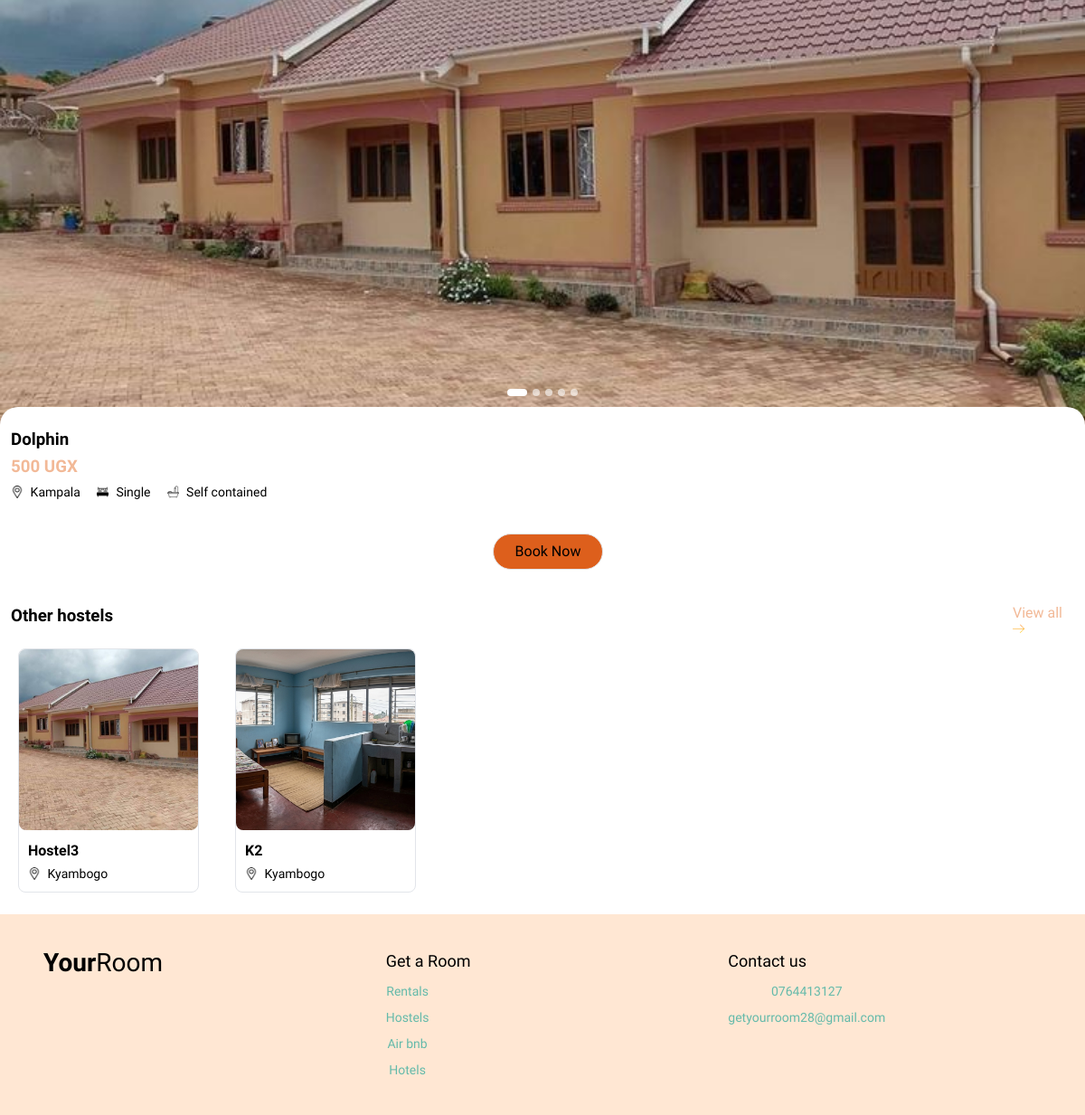
The page /unit/hostel/2/ on the database its author committed.
### your_room/models.py (models this page shows, shortened)
class UnitImageBase(models.Model):
    image = models.ImageField(upload_to="units/%Y/%m/")
    is_main = models.BooleanField(
        default=False,
        help_text="Check this box to set this image as the main display photo."
    )
    class Meta:
        abstract = True
        ordering = ["is_main"]

class HostelImage(UnitImageBase):
    unit = models.ForeignKey(Hostel, related_name="images", on_delete=models.CASCADE)

class BaseUnit(models.Model):
    name = models.CharField(max_length=150)
    location = models.CharField(max_length=150)
    description = models.TextField(
        blank=True,
        max_length=2000,
        help_text="Describe the unit: facilities, rules, nearby places, etc.",
    )
    class Meta:
        abstract = True
        ordering = ["name"]

class Hostel(BaseUnit):
    university = models.CharField(max_length=150)
    room_type = models.CharField(max_length=10, choices=RoomType.choices)
    self_contained = models.BooleanField(default=False)
    price = models.DecimalField(max_digits=10, decimal_places=2, null=True, blank=True)
    is_booked = models.BooleanField(default=False)
    lessor = models.ForeignKey(Lessor, related_name="hostels", on_delete=models.PROTECT, null=True, blank=True)

### your_room/views.py (the view)
# urls.py: path("unit/<str:unit_type>/<int:pk>/", unit_detail, name="unit-detail"),
def unit_detail(request,unit_type, pk):
    model = UNIT_MODELS.get(unit_type)
    unit = get_object_or_404(model.objects.prefetch_related("images"), pk=pk)
    units = model.objects.exclude(pk=pk).prefetch_related("images")[:5]
    return render(request, "your_room/detail.html", {"unit": unit, "unit_type": unit_type, "units":units})

### your_room/templates/your_room/detail.html (shortened to what this page needs)
<!DOCTYPE html>
{% load static %}
{% load humanize %}
<html lang="en">
<head>
<link rel="stylesheet" href="{% static 'your_room/styles.css' %}" />
</head>
<body>
<main>
  <div class ="unit_slider_section">
    <div class="slider-wrapper">
      <div class="slider" id="slider">
        {% for img in unit.images.all %}
        <div class="slide"><img src="{{ img.image.url }}" alt="{{ unit.name }}" /></div>
        {% endfor %}
      </div>
      <div class="dots" id="dots">
        {% for img in unit.images.all %}
        <div class="dot{% if forloop.first %} active{% endif %}"></div>
        {% endfor %}
      </div>
    </div>
    <div class = "unit unit_slider_section">
      <div><h3>{{ unit.name }}</h3></div>
      <div style="color:#f2b997;"><h3>{{ unit.price|floatformat:0|intcomma }} UGX</h3></div>
      {% if unit_type == 'hotel' or unit_type == 'airbnb'%}
      <div class = "unit_specification">
        <img src = "{% static 'your_room/images/location_icon.png' %}" />
        <p>{{ unit.location}}</p>
      </div>
      {% elif unit_type == 'hostel' or unit_type == 'rental' %}
      <div class ="unit_specification_section">
        <div class = "unit_specification">
          <img src = "{% static 'your_room/images/location_icon.png' %}" />
          <p>{{ unit.location}}</p>
        </div>
        <div class = "unit_specification">
          <img src = "{% static 'your_room/images/bed_icon.png' %}" />
          <p>{{ unit.get_room_type_display }}</p>
        </div>
        <div class = "unit_specification">
          <img src = "{% static 'your_room/images/bathroom_icon.png' %}" />
          {% if unit.self_contained %}
          <p>Self contained</p>
          {% else %}
          <p>Not self-contained</p>
          {% endif %}
        </div>
      </div>
      {% endif %}
      <div class="center-action unit_center_action">
          {% if unit_type == 'hostel' and unit.is_booked %}
          <button class="btn btn--sm" type="button" disabled>
            Cannot Book
          </button>
          {% else %}
          <button class="btn btn--sm" id="book-now" type="button" data-unit-type="{{ unit_type }}" data-unit-id="{{ unit.pk }}">
            Book Now
          </button>
          {% endif %}
      </div>
    </div>
  </div>
  <div class="other_place_title">
    <h3 class ="unit">Other {{ unit_type }}s</h3>
    <div class="unit_specification">
      {% if unit_type == 'rental'%}
      <a href="{% url 'rentals' %}">
        View all <img src="{% static 'your_room/images/right-arrow_.png' %}"/>
      </a>
      {% elif unit_type == 'hostel'%}
      <a href="{% url 'hostels' %}">
        View all <img src="{% static 'your_room/images/right-arrow_.png' %}"/>
      </a>
      {% elif unit_type == 'hotel'%}
      <a href="{% url 'hotels' %}">
        View all <img src="{% static 'your_room/images/right-arrow_.png' %}"/>
      </a>
      {% else %}
      <a href="{% url 'airbnb' %}">
        View all <img src="{% static 'your_room/images/right-arrow_.png' %}"/>
      </a>
      {% endif %}
    </div>
  </div>
  <div class ="other_places_scroll">
    {% for unit in units %}
    <article class="card other_places_card">
      <a href="{% url 'unit-detail' unit_type unit.pk %}">
        {% with unit.images.first as img %}
          {% if img %}
              <img src="{{ img.image.url }}" alt="{{ unit.name }}" loading="lazy" />
          {% else %}
              <img src="{% static 'your_room/images/hero.png' %}" alt="{{ unit.name }}" loading="lazy" />
          {% endif %}
        {% endwith %}
        <div class="card_description" style="padding-left: 10px;padding-right:16px;padding-bottom:10px;">
          <h3 style="font-size:1rem;">{{ unit.name }}</h3>
        {% if unit_type == 'airbnb' or unit_type == 'hotel' %}
          <div class ="unit_specification_section">
            <div class = "unit_specification">
              <img src = "{% static 'your_room/images/location_icon.png' %}" />
              <p>{{ unit.location}}</p>
            </div>
          </div>
        {% else %}
        <div class ="unit_specification_section">
          <div class = "unit_specification">
            <img src = "{% static 'your_room/images/location_icon.png' %}" />
            <p>{% if unit_type == 'hostel' %}{{ unit.university }}{% else %}{{ unit.location }}{% endif %}</p>
          </div>
        </div>
        {% endif %}
        </div>
      </a>
    </article>
    {% endfor %}
  </div>
</main>
<footer class="footer container">
  <a class="logo" href="{% url 'index' %}"><b>Your</b><span>Room</span></a>
  <div class="col">
    <strong>Get a Room</strong>
    <div class="footer_nav">
      <a href="{% url 'rentals' %}">Rentals</a>
      <a href="{% url 'hostels' %}">Hostels</a>
      <a href="{% url 'airbnb' %}">Air bnb</a>
      <a href="{% url 'hotels' %}">Hotels</a>
    </div>
  </div>
  <div class="col">
    <strong>Contact us</strong>
    <div class="footer_nav">
      <span>0764413127</span>
      <span>getyourroom28@gmail.com</span>
    </div>
  </div>
</footer>
</body>
</html>

### rows shown on the page
HostelImage: image (picture)
Hostel: name "Dolphin", price "500", location "Kampala", room_type "Single"
Hostel: images.first.image (picture), name "Hostel3", university "Kyambogo"
Hostel: images.first.image (picture), name "K2", university "Kyambogo"

### other values the page prints
{{ unit_type }} "hostel"
